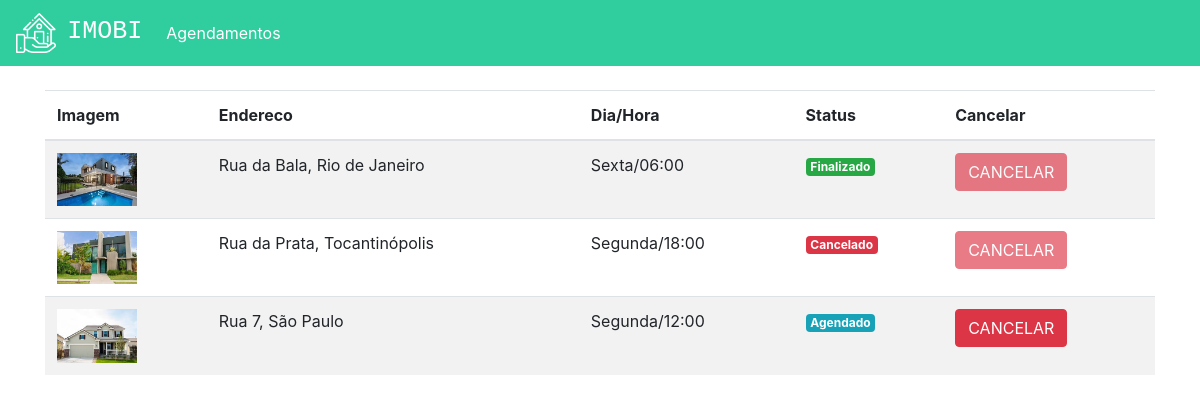
Screenshot of /agendamentos (signed in) with the database file from the repository.
### plataforma/models.py (models this page shows, shortened)
class Visitas(models.Model):
    choices = (('S', 'Segunda'),
               ('T', 'Terça'),
               ('Q', 'Quarta'),
               ('QI', 'Quinta'),
               ('SE', 'Sexta'),
               ('SA', 'Sabado'),
               ('D', 'Domingo'))
    choices_status = (('A', 'Agendado'),
                      ('F', 'Finalizado'),
                      ('C', 'Cancelado'))
    imovel = models.ForeignKey(Imovel, on_delete=models.DO_NOTHING)
    usuario = models.ForeignKey(User, on_delete=models.DO_NOTHING)
    dia = models.CharField(max_length=20)
    horario = models.TimeField()
    status = models.CharField(max_length=1, choices=choices_status, default="A")

class Imovel(models.Model):
    choices = (('V', 'Venda'),
               ('A', 'Aluguel'))
    choices_imovel = (('A', 'Apartamento'),
                      ('C', 'Casa'))
    imagens = models.ManyToManyField(Imagem)
    valor = models.FloatField()
    quartos = models.IntegerField()
    tamanho = models.FloatField()
    cidade = models.ForeignKey(Cidade, on_delete=models.DO_NOTHING)
    rua = models.CharField(max_length=50)
    tipo = models.CharField(max_length=1, choices=choices)
    tipo_imovel = models.CharField(max_length=1, choices=choices_imovel)
    numero = models.IntegerField()
    descricao = models.TextField()
    dias_visita = models.ManyToManyField(DiasVisita)
    horarios = models.ManyToManyField(Horario)

class Imagem(models.Model):
    img = models.ImageField(upload_to='img')
    def __str__(self) -> str:
        return self.img.url

class Cidade(models.Model):
    nome = models.CharField(max_length=30)
    def __str__(self) -> str:
        return self.nome

### plataforma/views.py (the view)
# urls.py: path('agendamentos', views.agendamentos, name='agendamentos'),
def agendamentos(request):
    visitas = Visitas.objects.filter(usuario=request.user)
    return render(request, 'agendamentos.html', {'visitas': visitas})

### plataforma/templates/agendamentos.html
{% extends 'base.html' %}
{% load static %}
{% block 'head' %}
    <link rel="stylesheet" href="{% static 'plataforma/css/home.css' %}">
{% endblock %}
{% block 'body' %}
    <div class="container">
        <br>
        <table class="table table-striped">
            <thead>
            <tr>
                <th scope="col">Imagem</th>
                <th scope="col">Endereco</th>
                <th scope="col">Dia/Hora</th>
                <th scope="col">Status</th>
                <th scope="col">Cancelar</th>
            </tr>
            </thead>
            <tbody>
            {% for visita in visitas %}
                <tr>
                    <th><img width="80" src="{{visita.imovel.imagens.all.0}}"></th>
                    <td>{{visita.imovel.rua}}, {{visita.imovel.cidade}}</td>
                    <td>{{visita.dia}}/{{visita.horario}}</td>
                    <td>
                        {% if visita.status == "A" %}
                            <span class="badge badge-info">Agendado</span>
                        {% endif %}
                        {% if visita.status == "F" %}
                            <span class="badge badge-success">Finalizado</span>
                        {% endif %}
                        {% if visita.status == "C" %}
                            <span class="badge badge-danger">Cancelado</span>
                        {% endif %}
                    </td>
                    <td>
                        {% if visita.status == "A" %}
                            <a href="{% url 'cancelar_agendamento' visita.id %}" class="btn btn-danger">CANCELAR</a>
                        {% else %}
                            <a href="" class="btn btn-danger disabled">CANCELAR</a>
                        {% endif %}
                    </td>
                </tr>
            {% endfor %}
            </tbody>
        </table>
    </div>
{% endblock %}

### rows the page displays
Visitas: imovel.imagens.all.0 (picture), imovel.rua "Rua da Bala", imovel.cidade "Rio de Janeiro", dia "Sexta", horario "06:00", status "Finalizado"
Visitas: imovel.imagens.all.0 (picture), imovel.rua "Rua da Prata", imovel.cidade "Tocantinópolis", dia "Segunda", horario "18:00", status "Cancelado"
Visitas: imovel.imagens.all.0 (picture), imovel.rua "Rua 7", imovel.cidade "São Paulo", dia "Segunda", horario "12:00", status "Agendado"
